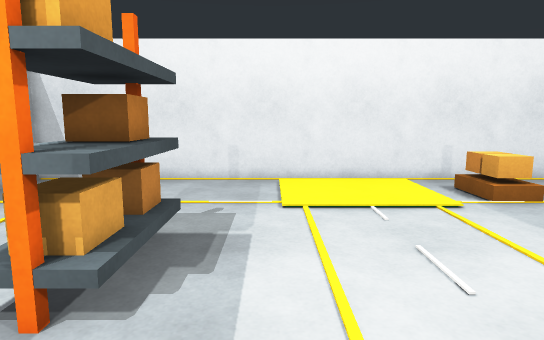
View 1 (above)

19 first-person views from a walk through a world built for the Gazebo simulator. The camera is 1.3 m above the floor, tilts 8° down and sees 75° across. The floor is counted in squares, 0.5 m on a side. Each view is taken from the middle of a square. On the plan, view 1 faces up. The plan holds only what a view shows up to about 20 squares ahead; the rest is blank.

View 2
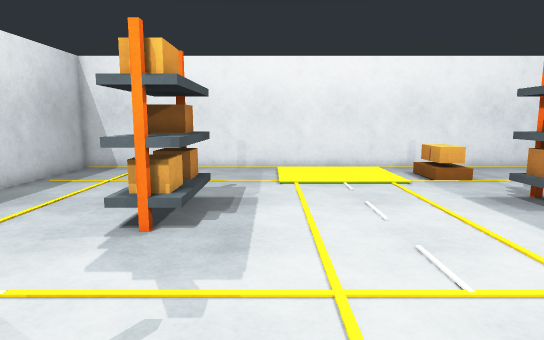

View 3
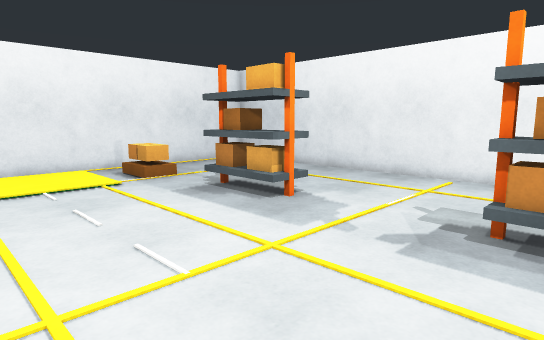

View 4
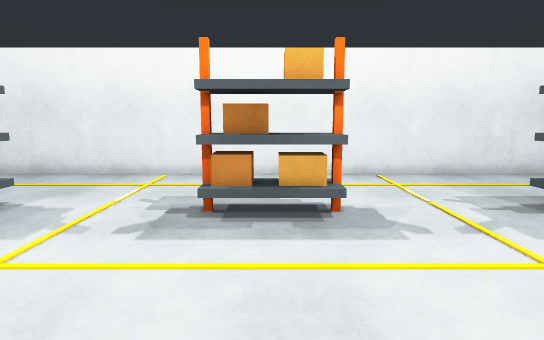

View 5
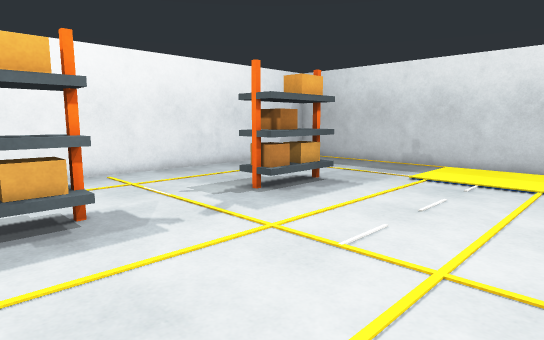

View 6
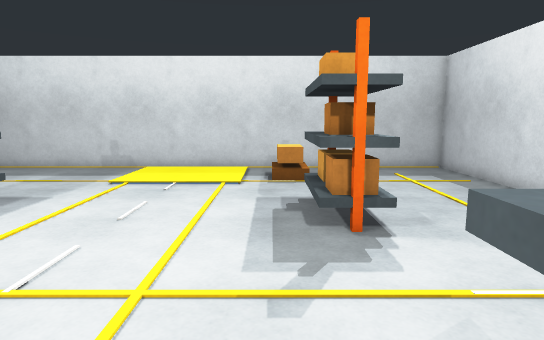

View 7
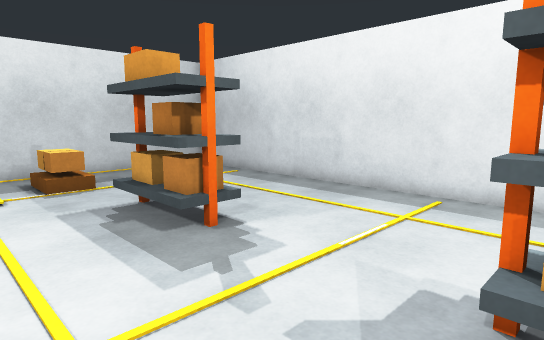

View 8
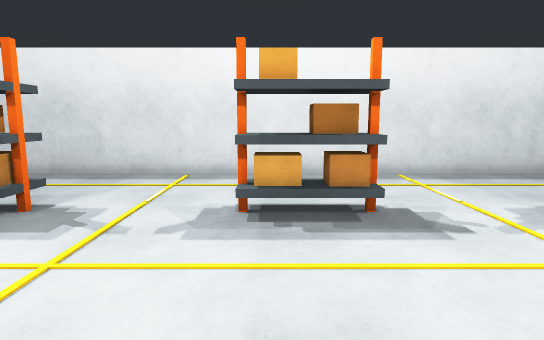

View 9
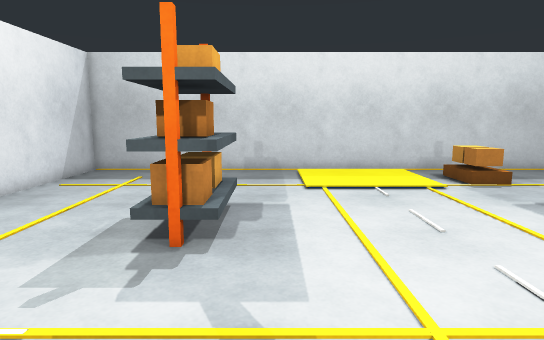

View 10
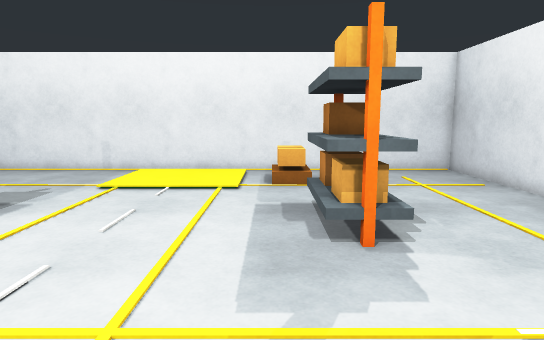

View 11
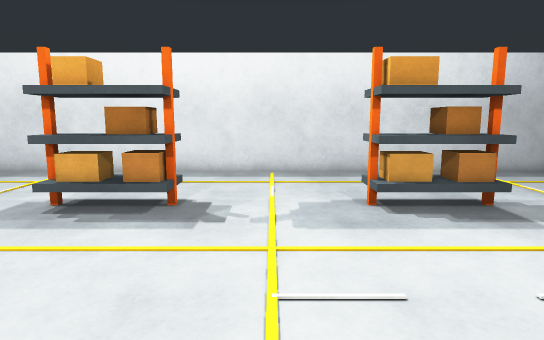

View 12
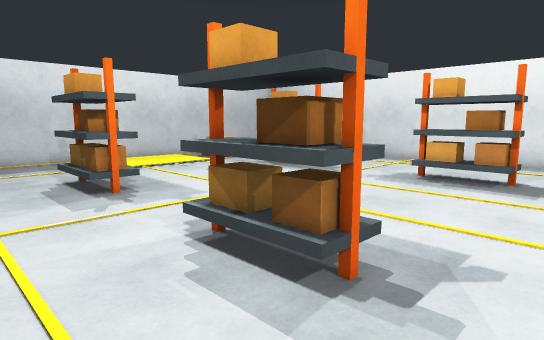

View 13
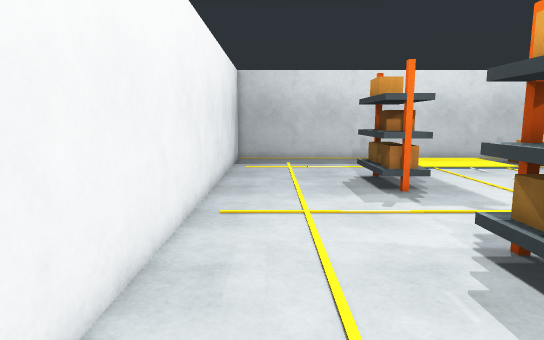

View 14
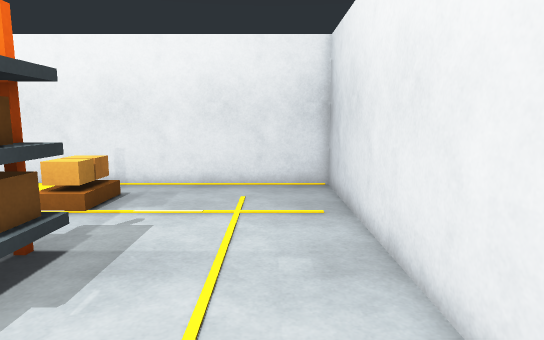

View 15
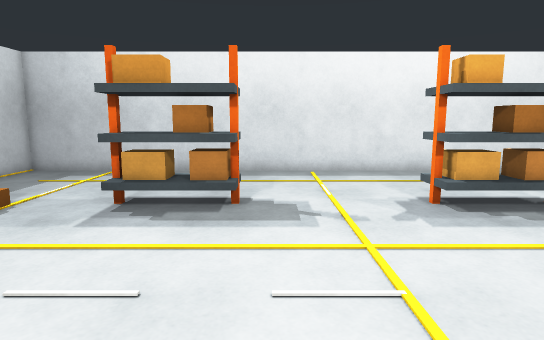

View 16
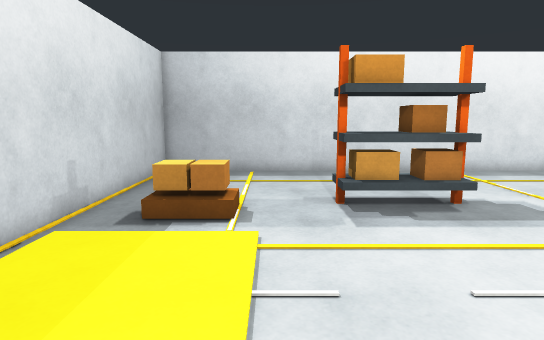

View 17
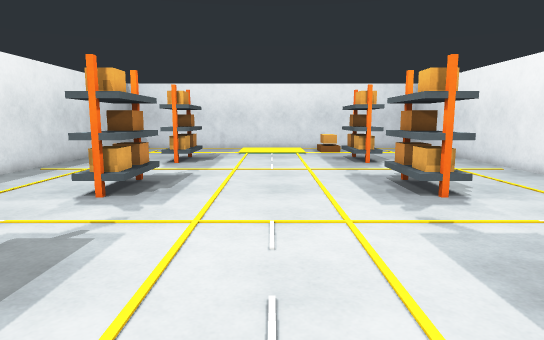

View 18
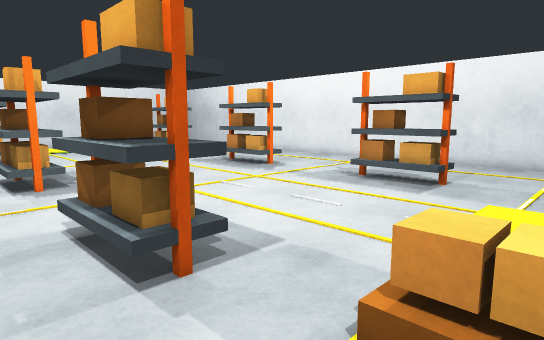

View 19
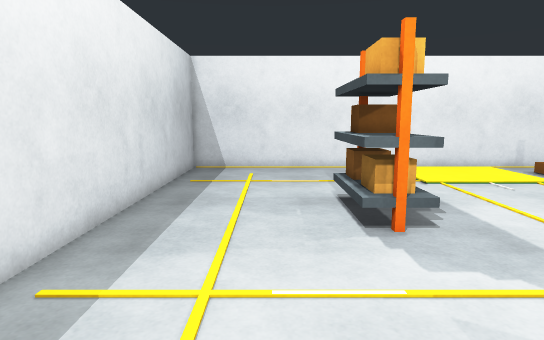

### Floor plan
Key: @ floor where view 1 was taken; # wall or solid block; . floor; P pallet; S shelf.
Columns run from 11 left of view 1 to 17 right of it. Each row starts with its distance up from view 1.
 16 #############################
 15 #...........................#
 14 #...........................#
 13 #.................PP........#
 12 #.................PP........#
 11 #.................PP........#
 10 #...........................#
  9 #...........................#
  8 #......SSS.........SSS......#
  7 #......SSS.........SSS......#
  6 #......SSS.........SSS......#
  5 #......SSS.........SSS......#
  4 #......SSS.........SSS......#
  3 #...........................#
  2 #...........................#
  1 #...........................#
  0 #..........@................#
 -1 #...........................#
 -2 #......SSS.........SSS......#
 -3 #......SSS.........SSS......#
 -4 #......SSS.........SSS......#
 -5 #......SSS.........SSS......#
 -6 #......SSS.........SSS......#
 -7 #...........................#
 -8 #...........................#
 -9 #...........................#
-10 #...........................#
-11 #...........................#
-12 #......SSS.........SSS......#
-13 #......SSS.........SSS......#
-14 #......SSS.........SSS......#
-15 #......SSS.........SSS......#
-16 #......SSS.........SSS......#
-17 #...........................#
-18 #...........................#
-19 #........PP.................#
-20 #........PP.................#
-21 #........PP.................#
-22 #...........................#
-23 #...........................#
-24 #############################

Positions as (right, up) in squares from view 1, and headings:
1: (0, 0), facing up
2: (0, -4), facing up
3: (0, -4), facing up-right
4: (-1, -4), facing right
5: (-1, -3), facing down-right
6: (-1, -4), facing down
7: (2, -5), facing down-left
8: (7, -5), facing left
9: (7, -5), facing down
10: (7, -3), facing up
11: (8, 1), facing left
12: (14, 1), facing down-left
13: (14, 1), facing down
14: (14, 1), facing up
15: (8, -11), facing left
16: (8, -18), facing left
17: (3, -18), facing up
18: (-6, -21), facing up-right
19: (-6, -4), facing up
